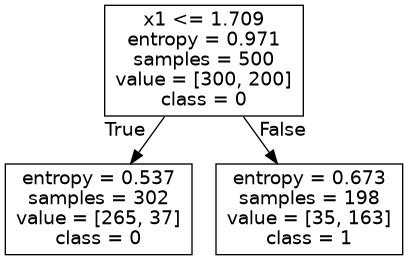
#> input picture tree.png, 408 x 260 px
$ jupyter execute --allow-errors Lecture20200303_DecisionTrees.ipynb
#> lines starting #> are read from the running program, lines starting #| are printed output that depends on the picture
#> the sliders are set to depth = 1
# Классификаторы на основе деревьев принятия решений

[cell 1]
import pandas as pd
import numpy as np
from sklearn.tree import DecisionTreeClassifier
from sklearn.ensemble import RandomForestClassifier

from sklearn.model_selection import train_test_split
from sklearn.metrics import confusion_matrix

import matplotlib.pyplot as plt
from ipywidgets import interact, IntSlider, FloatSlider

from sklearn.tree import export_graphviz
import subprocess

from tqdm import tqdm
from collections import Counter

import pymorphy2
import re

### Пример дерева принятия решения

## Как определяются лучшие разбиения (best splits)?
### Меры неопределенности (impurity measures)

Пусть $p_k$ - это доля класса $C_k$ в узле дерева $S$.

1. Missclassification error
$$I(S) = 1 - \max\limits_k p_k $$
2. Gini index
$$I(S) = 1 - \sum\limits_k (p_k)^2 = \sum\limits_{k'\neq k} p_{k'} p_k$$
3. Entropy
$$I(S) = -\sum\limits_k p_k \log(p_k)$$

### Алгоритмы построения деревьев

** ID 3 **
* Только категориальные признаки
* Количество потомков = количеству значений признака
* Строится до максимальной глубины

** С 4.5 **
* Поддержка вещественных признаков
* Категриальные как в ID3
* При пропуске значения переход по всем потомкам
* Удаляет избыточные ветвления

** СART **
* Специальная процедура усещения дерева после построения (post prunning)

### Преимущества и недостатки

** Преимущества **
* Простота построения
* Интерпретируемость (при небольшой глубине)
* Требуются минимальная предобработка признаков
* Встроенный отбор признаков

** Недостатки **
* Границы строяется только параллельно или перпендикулярно осям
* При изменении набора данных надо полностью перестраивать и результат может получится совершенно иным
* Жадность построения

[cell 2]
# Спасибо Андрею Шестакову за пример и демонстрашку.

def demo_dec_tree(depth=1):
#> called with depth = 1
    fig, ax = plt.subplots(1,2)
    fig.set_figheight(5)

    np.random.seed(0)

    C = np.array([[0., -0.7], [1.5, 0.7]])
    gauss1 = np.dot(np.random.randn(200, 2) + np.array([4, 2]), C)
    gauss2 = np.dot(np.random.randn(300, 2), C)

    X = np.vstack([gauss1, gauss2])
    y = np.r_[np.ones(200), np.zeros(300)]

    ax[1].scatter(X[:,0], X[:, 1], c=y)
    ax[1].set_xlabel('$x_1$')
    ax[1].set_ylabel('$x_2$')

    # Dec Tree Stuff
    tree = DecisionTreeClassifier(criterion='entropy', max_depth=depth, random_state=123)
    tree.fit(X,y)

    x_range = np.linspace(X.min(), X.max(), 100)
    xx1, xx2 = np.meshgrid(x_range, x_range)

    Y = tree.predict(np.c_[xx1.ravel(), xx2.ravel()])
    Y = Y.reshape(xx1.shape)

    ax[1].contourf(xx1, xx2, Y, alpha=0.3)
    ax[1].scatter(X[:,0], X[:,1],c=y)

# [6 lines of commented-out code are left out]


    with open('tree.dot', 'w') as fout:
        export_graphviz(tree, out_file=fout, feature_names=['x1', 'x2'], class_names=['0', '1'])
    command = ["dot", "-Tpng", "tree.dot", "-o", "tree.png"]
    subprocess.check_call(command)
    ax[0].imshow(plt.imread('tree.png'))
    ax[0].axis("off")

    plt.show()
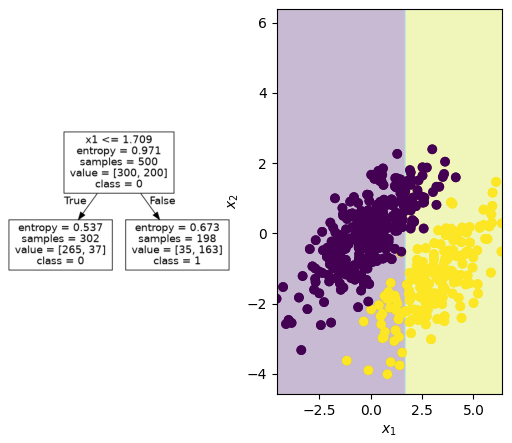
#> figure drawn by matplotlib, 2 panels
